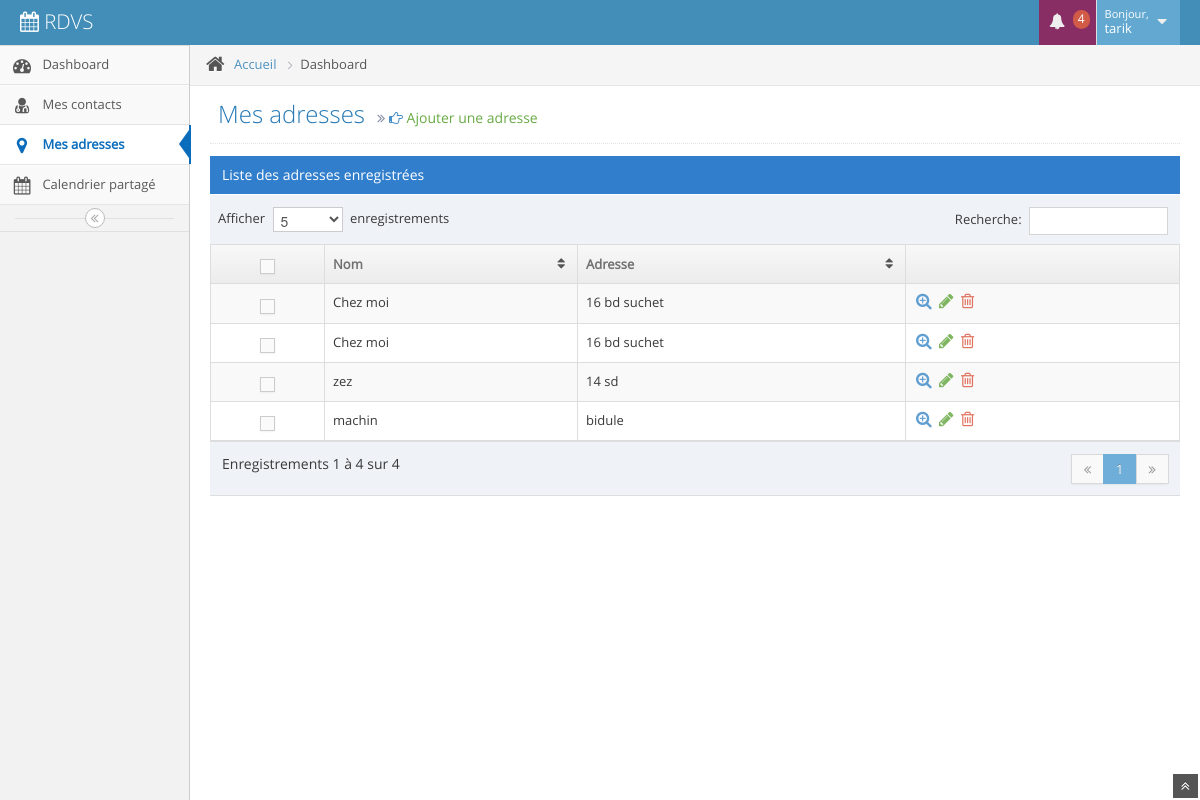
The page /adresses.php (signed in) on the database its author committed.
### tables this page shows
CREATE TABLE IF NOT EXISTS `places` (
  `place_id` int(11) NOT NULL AUTO_INCREMENT,
  `place_name` varchar(100) DEFAULT NULL,
  `place_addr` varchar(255) DEFAULT NULL,
  `place_public` int(11) DEFAULT NULL,
  `username` varchar(100) NOT NULL,
  PRIMARY KEY (`place_id`),
  KEY `FK_places_username` (`username`)
);

### includes/DBConnect.php (called while the page is built, shortened)
<?php
class DBConnect {
    public function connect() {
		try
		{
			$db = new PDO("mysql:host=".HOST.";dbname=".DB, USER, PASS, array(PDO::MYSQL_ATTR_INIT_COMMAND => "SET NAMES utf8"));
		}
		catch (Exception $e)
		{
			die('Erreur : ' . $e->getMessage());
		}
		return $db;
    }
}
?>

### includes/DBFunctions.php (called while the page is built, shortened)
<?php
class DBFunctions {
    private $db;
    function __construct() {
        require_once 'DBConnect.php';
        $this->connect = new DBConnect();
        $this->db = $this->connect->connect();
		$this->db->setAttribute(PDO::ATTR_ERRMODE, PDO::ERRMODE_EXCEPTION);
    }
	function getAdressesByUser($username){
		$query = "SELECT * FROM places WHERE username = '{$username}'";
		$resultat = $this->db->query($query);
		return $resultat;
	}
}
?>

### adresses.php (the view, shortened to what this page needs)
<?php
	include(INCLUDES.DS.'header.php');
	include(INCLUDES.DS.'sidebar.php');
	include(INCLUDES.DS.'DBFunctions.php');
	$db = new DBFunctions();
?>
			<div class="main-content">
				<div class="breadcrumbs fixed" id="breadcrumbs">
					<ul class="breadcrumb">
						<li>
							<i class="icon-home home-icon"></i>
							<a href="#">Accueil</a>
							<span class="divider">
								<i class="icon-angle-right arrow-icon"></i>
							</span>
						</li>
						<li class="active">Dashboard</li>
					</ul>
				</div>
				<div class="page-content">
					<div class="page-header position-relative">
						<h1>
							Mes adresses
							<small>
								<i class="icon-double-angle-right"></i>
								<i class="icon-hand-right icon-animated-hand-pointer blue"></i>
								<a href="#modal-table" role="button" class="green" data-toggle="modal"> Ajouter une adresse </a>
							</small>
						</h1>
					</div>
					<div class="row-fluid">
						<div class="span12">
							<div class="row-fluid">
								<div class="table-header">
									Liste des adresses enregistrées
								</div>
								<table id="sample-table-2" class="table table-striped table-bordered table-hover">
									<thead>
										<tr>
											<th class="center">
												<label>
													<span class="lbl"></span>
												</label>
											</th>
											<th>Nom</th>
											<th>Adresse</th>
											<th></th>
										</tr>
									</thead>
									<tbody>
										<?php
											$adresses = $db->getAdressesByUser($_SESSION['username']);
											while($adresse = $adresses->fetch()){
										?>
											<tr>
												<td class="center">
													<label>
														<span class="lbl"></span>
													</label>
												</td>
												<td>
													<?php echo $adresse['place_name'];?>
												</td>
												<td>
													<?php echo $adresse['place_addr'];?>
												</td>
												<td class="td-actions">
													<div class="hidden-phone visible-desktop action-buttons">
														<a class="blue" href="#">
															<i class="icon-zoom-in bigger-130"></i>
														</a>
														<a class="green" href="#">
															<i class="icon-pencil bigger-130"></i>
														</a>
														<a class="red" href="#">
															<i class="icon-trash bigger-130"></i>
														</a>
													</div>
												</td>
											</tr>
										<?php
											}
										?>
									</tbody>
								</table>
							</div>
						</div>
					</div>
				</div>
			</div>
		</div>
<?php include(INCLUDES.DS.'footer.php'); ?>

### rows shown on the page
places: place_name "Chez moi", place_addr "16 bd suchet"
places: place_name "Chez moi", place_addr "16 bd suchet"
places: place_name "zez", place_addr "14 sd"
places: place_name "machin", place_addr "bidule"

### other values the page prints
$_SESSION['username'] "tarik"
